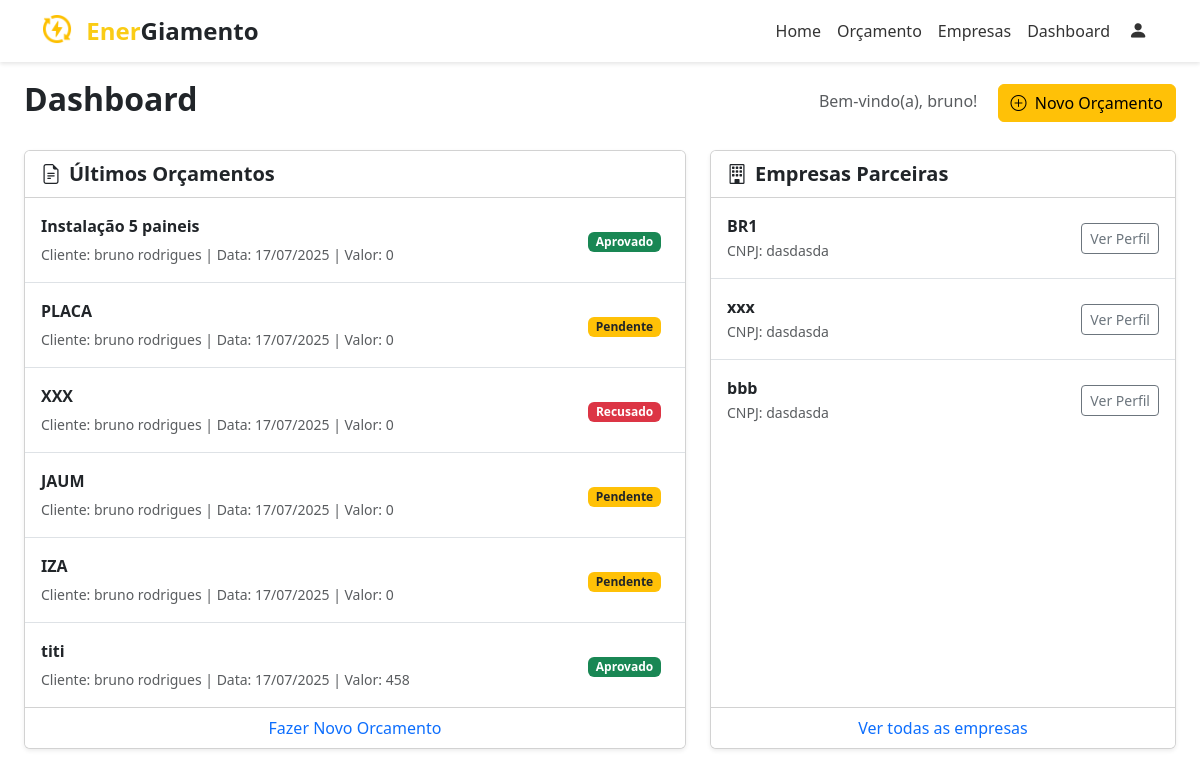
The app's page /dashboard (signed in), older data.
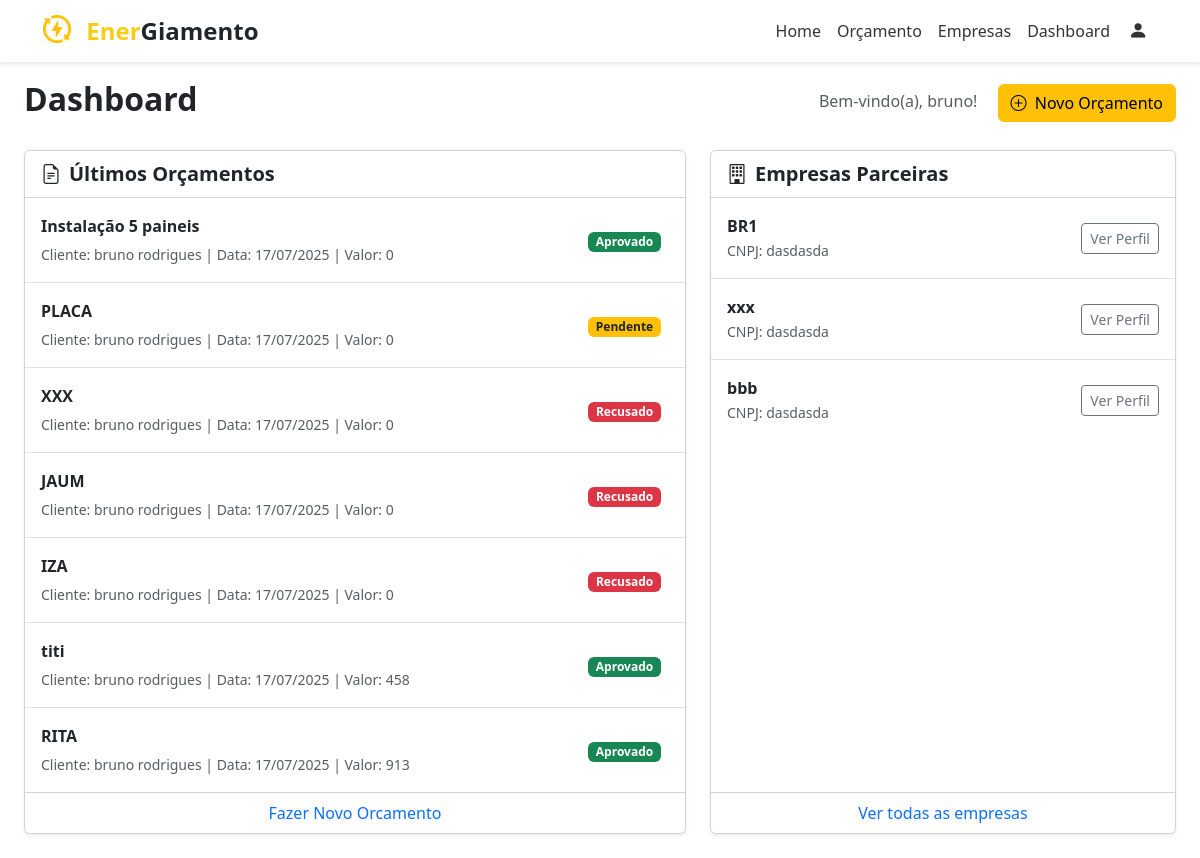
The same page, newer data.
### app/models.py (models this page shows)
class Orcamento(db.Model):
    idproposta = db.Column(db.Integer, primary_key=True)
    descricao = db.Column(db.Text)
    area_placas = db.Column(db.Integer)
    valor_orcamento = db.Column(db.Integer)
    status_orcamento = db.Column(db.Integer)
    vencedor = db.Column(db.String(45))
    data_proposta = db.Column(db.Date)
    data_reposta = db.Column(db.Date)
    local = db.Column(db.String(100))
    clientes = db.relationship(
        'Cliente',
        secondary='proposta_has_cliente',
        back_populates='orcamentos'
    )
    fornecedores = db.relationship(
        'Fornecedor',
        secondary='orcamento_has_fornecedor',
        back_populates='orcamentos'
    )

class Cliente(db.Model):
    idcliente = db.Column(db.Integer, primary_key=True)
    nome = db.Column(db.String(100))
    cpf = db.Column(db.String(14))
    contato_idcontato = db.Column(db.Integer, db.ForeignKey('contato.idcontato'))
    cadastro_idcadastro = db.Column(db.Integer, db.ForeignKey('cadastro.idcadastro'))
    status = db.Column(db.Integer)
    data_cadastro = db.Column(db.Date)
    endereco_idendereco = db.Column(db.Integer, db.ForeignKey('endereco.idendereco'))
    endereco = db.relationship('Endereco')
    data_nascimento = db.Column(db.Date)
    contato = db.relationship('Contato')
    orcamentos = db.relationship(
        'Orcamento',
        secondary='proposta_has_cliente',
        back_populates='clientes'
    )

class Fornecedor(db.Model):
    idfornecedor = db.Column(db.Integer, primary_key=True)
    nome = db.Column(db.String(100))
    cnpj = db.Column(db.String(18))
    contato_idcontato = db.Column(db.Integer, db.ForeignKey('contato.idcontato'))
    cadastro_idcadastro = db.Column(db.Integer, db.ForeignKey('cadastro.idcadastro'))
    endereco_idendereco = db.Column(db.Integer, db.ForeignKey('endereco.idendereco'))
    endereco = db.relationship('Endereco', back_populates='fornecedores')
    atualizacao_servico = db.Column(db.Date)
    contato = db.relationship('Contato')
    servicos = db.relationship(
        'Servico',
        secondary='servico_has_fornecedor',
        back_populates='fornecedores'
    )
    orcamentos = db.relationship(
        'Orcamento',
        secondary='orcamento_has_fornecedor',
        back_populates='fornecedores'
    )

### app/main/__init__.py (the view)
@main.route('/dashboard')
def dashboard():
    if 'usuario' not in session:
        return redirect(url_for('auth.login'))
    usuario_id = session.get('idcadastro')
    if not usuario_id:
        return "Fornecedor não encontrado"
    todos = Fornecedor.query.all()
    cliente_orcamento = Cliente.query.filter_by(cadastro_idcadastro=usuario_id).first()
    orcamentos_do_cliente = cliente_orcamento.orcamentos
    return render_template('dashboard.html', usuario=session['usuario'], fornecedores=todos, orcamentos=orcamentos_do_cliente)

### app/templates/dashboard.html
{% extends "base.html" %}
{% block content %}
<div class="container-fluid p-4">
    <div class="d-flex justify-content-between align-items-center mb-4">
        <h1 class="h2 fw-bold">Dashboard</h1>
        <div>
            <span class="text-muted me-3">Bem-vindo(a), {{ usuario }}!</span>
            <a href="{{ url_for('main.novo_orcamento') }}" class="btn btn-warning">
                <i class="bi bi-plus-circle me-1"></i>
                Novo Orçamento
            </a>
        </div>
    </div>
    <div class="row g-4">
        <div class="col-lg-7">
            <div class="card shadow-sm h-100">
                <div class="card-header bg-white fw-bold fs-5">
                    <i class="bi bi-file-earmark-text me-2"></i>Últimos Orçamentos
                </div>
                <div class="card-body p-0">
                    <ul class="list-group list-group-flush">
                        {% for orcamento in orcamentos %}
                        <li class="list-group-item d-flex justify-content-between align-items-center p-3">
                            <div>
                                <p class="mb-1 fw-bold">{{ orcamento.descricao }}</p>
                                <small class="text-muted">
                                    {% if orcamento.clientes %}
                                        Cliente: {{ orcamento.clientes[0].nome }} |
                                    {% endif %}
                                    Data: {{ orcamento.data_proposta.strftime('%d/%m/%Y') if orcamento.data_proposta }} |
                                    Valor: {{ orcamento.valor_orcamento }}
                                </small>
                            </div>
                            <div>
                                {% if orcamento.status_orcamento == 1 %}
                                    <span class="badge bg-success me-2">Aprovado</span>
                                {% elif orcamento.status_orcamento == 0 %}
                                    <span class="badge bg-warning text-dark me-2">Pendente</span>
                                {% else %}
                                    <span class="badge bg-danger me-2">Recusado</span>
                                {% endif %}
                            </div>
                        </li>
                        {% else %}
                            <li class="list-group-item text-center text-muted p-4">Nenhum orçamento cadastrado.</li>
                        {% endfor %}
                    </ul>
                </div>
                <div class="card-footer bg-white text-center">
                    <a href="{{ url_for('main.novo_orcamento') }}" class="text-decoration-none">Fazer Novo Orcamento</a>
                </div>
            </div>
        </div>
        <div class="col-lg-5">
            <div class="card shadow-sm h-100">
                <div class="card-header bg-white fw-bold fs-5">
                    <i class="bi bi-building me-2"></i>Empresas Parceiras
                </div>
                <div class="card-body p-0">
                    <ul class="list-group list-group-flush">
                        {% for f in fornecedores %}
                        <li class="list-group-item d-flex justify-content-between align-items-center p-3">
                            <div>
                                <p class="mb-0 fw-bold">{{ f.nome }}</p>
                                <small class="text-muted">CNPJ: {{ f.cnpj }}</small>
                            </div>
                            <a href="#" class="btn btn-outline-secondary btn-sm">Ver Perfil</a>
                        </li>
                        {% else %}
                            <li class="list-group-item text-center text-muted p-4">Nenhuma empresa cadastrada.</li>
                        {% endfor %}
                    </ul>
                </div>
                <div class="card-footer bg-white text-center">
                    <a href="{{ url_for('main.fornecedores') }}" class="text-decoration-none">Ver todas as empresas</a>
                </div>
            </div>
        </div>
    </div>
</div>
{% endblock %}

Row changes from the older to the newer data that the page shows:
changed Orcamento "JAUM": status_orcamento "Pendente" → "Recusado"
changed Orcamento "IZA": status_orcamento "Pendente" → "Recusado"
added Orcamento: descricao "RITA", nome "bruno rodrigues", data_proposta "17/07/2025", valor_orcamento "913", status_orcamento "Aprovado"
